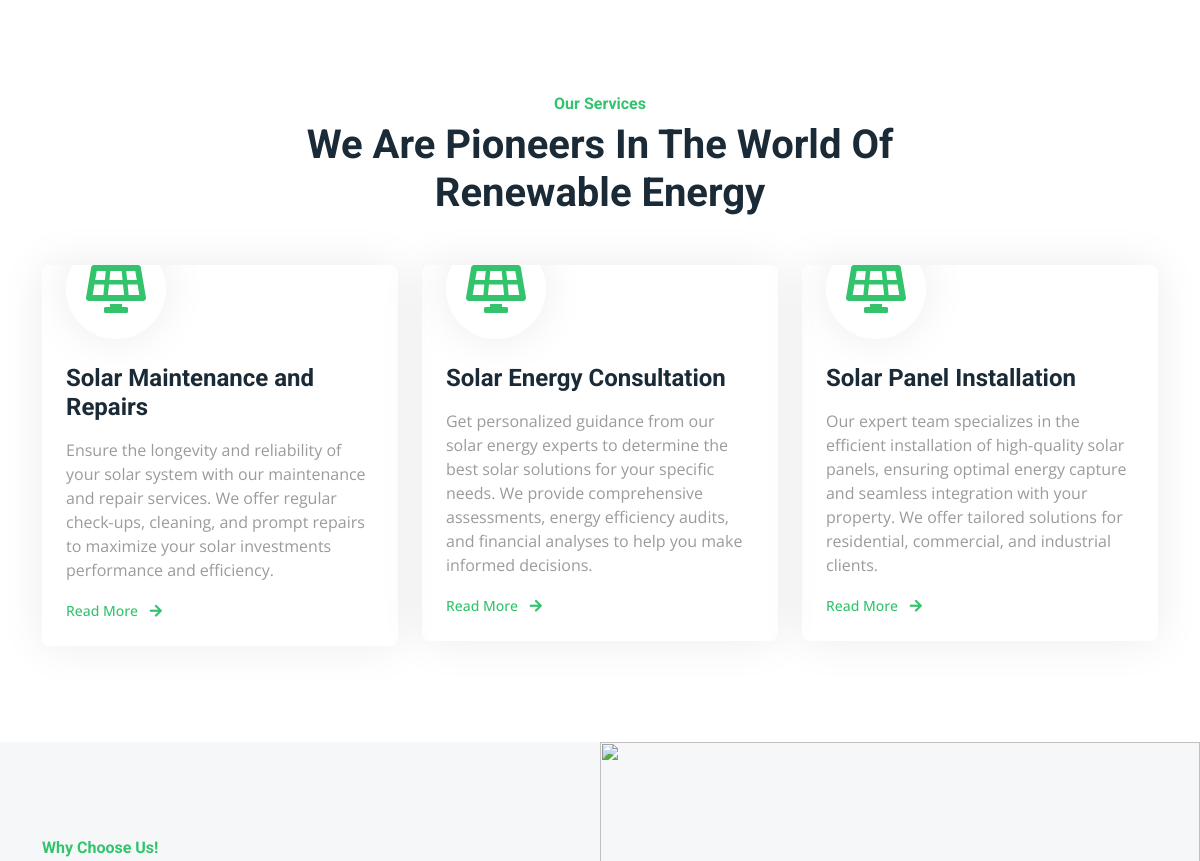
Before: / (middle part) with the older database file.
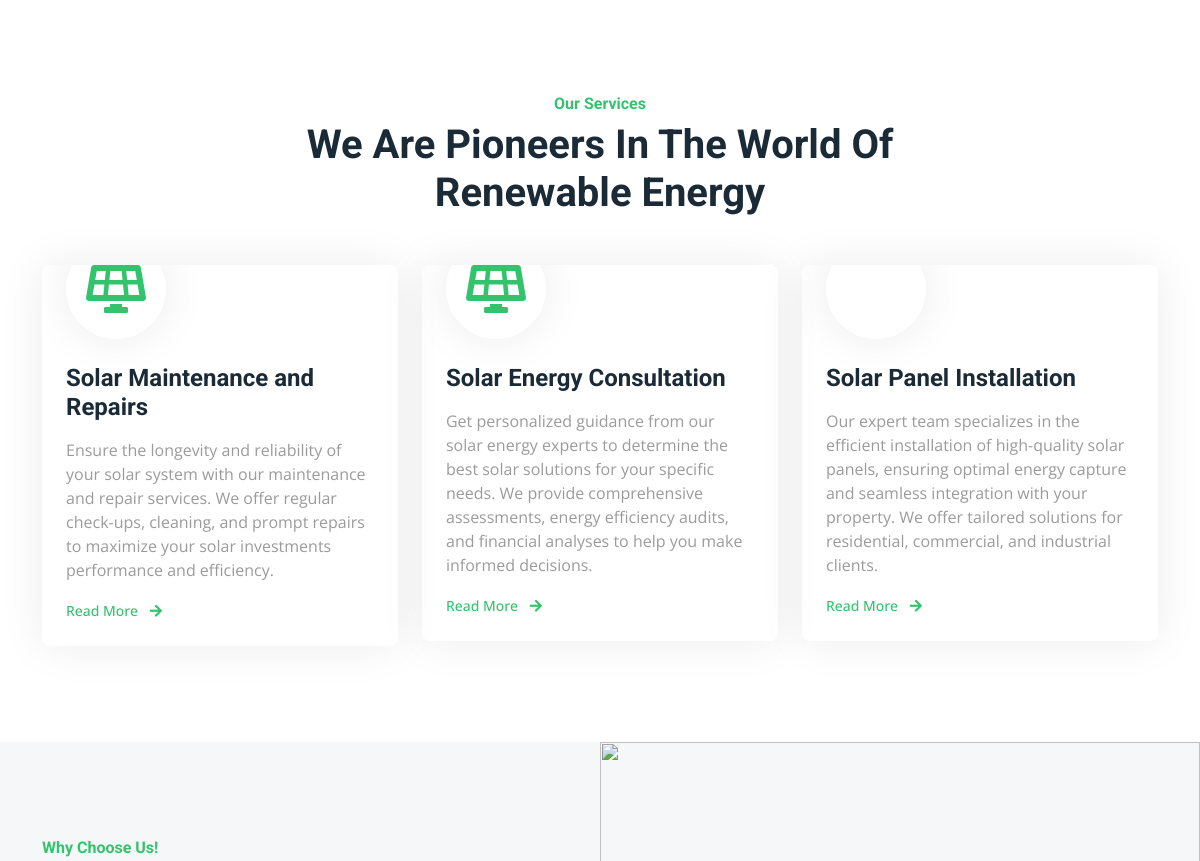
After: the same page with the newer database file.
### tables this page shows
CREATE TABLE `services` (
  `service_id` int(11) NOT NULL,
  `service_title` varchar(100) NOT NULL,
  `service_details` text NOT NULL,
  `service_icon` varchar(100) NOT NULL,
  `service_image` varchar(50) NOT NULL
);

### index.php (the view, shortened to what this page needs)
<?php
require_once('config.php');
?>
<div class="container-xxl py-5">
  <div class="container">
    <div class="text-center mx-auto mb-5 wow fadeInUp" data-wow-delay="0.1s" style="max-width: 600px;">
      <h6 class="text-primary">Our Services</h6>
      <h1 class="mb-4">We Are Pioneers In The World Of Renewable Energy</h1>
    </div>
    <div class="row g-4">
      <?php
      $select = "SELECT * FROM services";
      $datas = mysqli_query($con, $select);
      while ($data = mysqli_fetch_assoc($datas)) {
      ?>
        <div class="col-md-6 col-lg-4 wow fadeInUp" data-wow-delay="0.1s">
          <div class="service-item rounded overflow-hidden">
            <div class="position-relative p-4 pt-0">
              <div class="service-icon">
                <i class="><?= $data['service_icon'] ?> fa-3x"></i>
              </div>
              <h4 class="mb-3"><?= $data['service_title'] ?></h4>
              <p><?= $data['service_details'] ?></p>
              <a class="small fw-medium" href="">Read More <i class="fa fa-arrow-right ms-2"></i>
              </a>
            </div>
          </div>
        </div>
      <?php
      }
      ?>
    </div>
  </div>
</div>
<div class="container-fluid bg-light overflow-hidden my-5 px-lg-0">
  <div class="container feature px-lg-0">
    <div class="row g-0 mx-lg-0">
      <div class="col-lg-6 feature-text py-5 wow fadeIn" data-wow-delay="0.1s">
        <div class="p-lg-5 ps-lg-0">
          <h6 class="text-primary">Why Choose Us!</h6>
        </div>
      </div>
      <div class="col-lg-6 pe-lg-0 wow fadeIn" data-wow-delay="0.5s" style="min-height: 400px;">
        <div class="position-relative h-100">
          <img class="position-absolute img-fluid w-100 h-100" src="img/feature.jpg" style="object-fit: cover;" alt="">
        </div>
      </div>
    </div>
  </div>
</div>

Changed rows visible on the page:
changed services "Solar Panel Installation": service_icon "\tfa fa-solar-panel" → "fa fa-address-book" (drawn)
